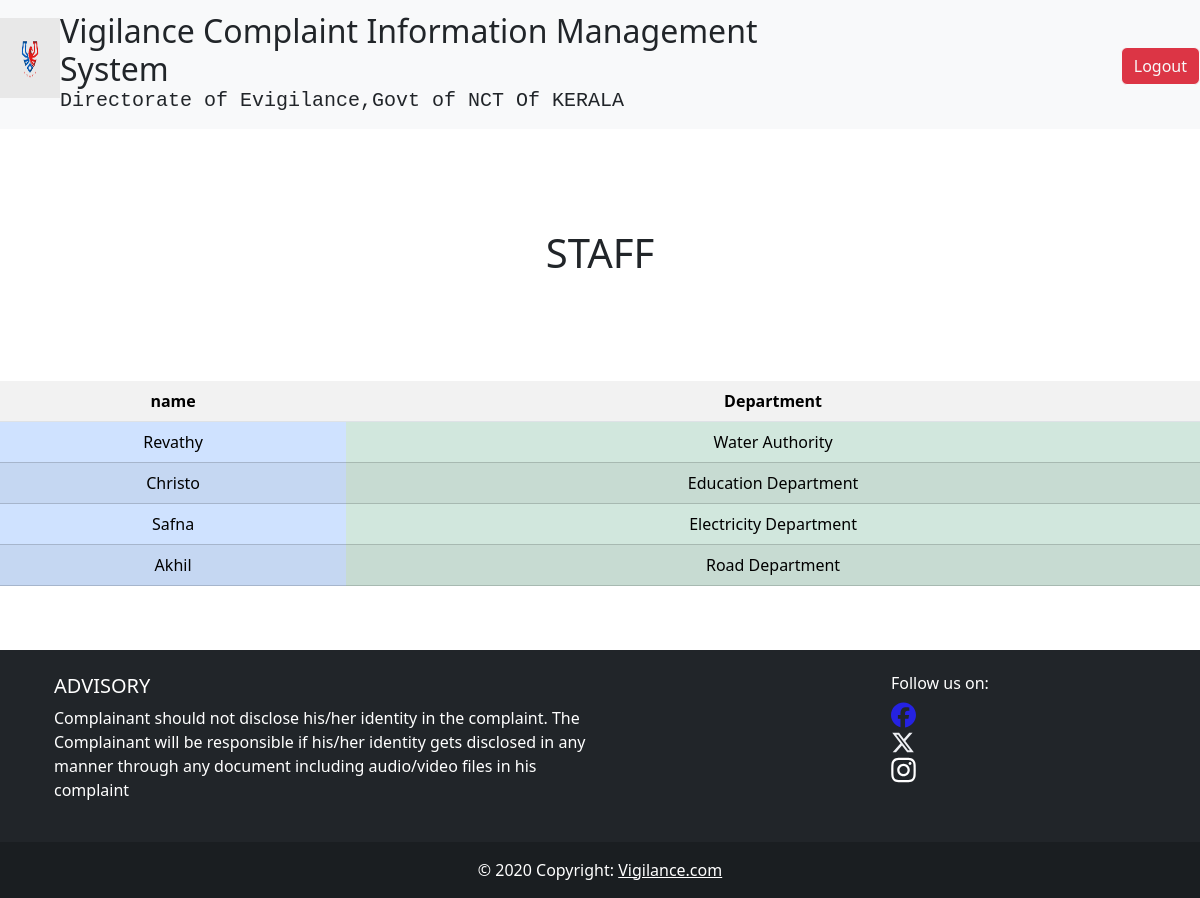
The app's page /officerlist/ with its own data.
### EvApp/models.py (models this page shows)
class CustUser(AbstractUser):
    is_officer=models.BooleanField(default=False)
    departments=models.ForeignKey(Department,on_delete=models.CASCADE,null=True)

class Department(models.Model):
    name=models.CharField(max_length=200,null=False)
    image=models.ImageField(upload_to='image',null=False)
    description=models.TextField(null=True)
    def __str__(self):
        return self.name

### EvApp/views.py (the view)
# urls.py: path('officerlist/',OfficerList.as_view(),name="officerlist"),
class OfficerList(View):
    def get(self,request,*args,**kwargs):
        is_officer=True
        data=CustUser.objects.filter(is_officer=is_officer)
        return render(request,"officerlist.html",{"data":data})

### EvApp/templates/officerlist.html
{% extends 'base.html' %}
{% load static %}
{% block content %}
<div style="text-align: center;">
    <h1>STAFF</h1>
    <table class="table table-striped">
    <tr>
        <th>name</th>
        <th>Department</th>
    </tr>
    {%for i in data%}
    <tr class="table-warning">
    <td class="table-primary">{{i.username}}</td>
    <td class="table-success">{{i.departments}}</td>
   </tr><br>
    {%endfor%}
</table>
</div>
{% endblock content %}

### EvApp/static/css/style.css (style rules this page uses)
h1 { margin-top: 100px; }

### records on screen
CustUser: username "Revathy", departments "Water Authority"
CustUser: username "Christo", departments "Education Department"
CustUser: username "Safna", departments "Electricity Department"
CustUser: username "Akhil", departments "Road Department"
